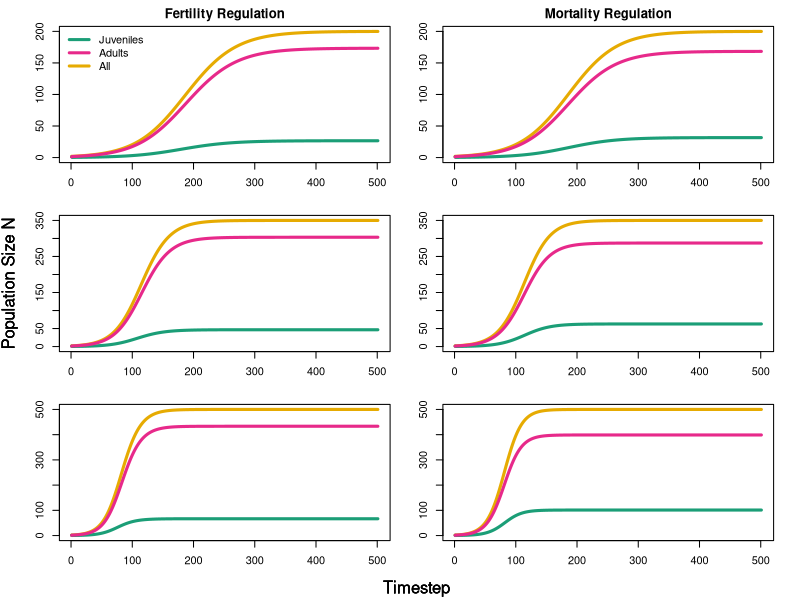

Recreate this plot in R.

#Code for Fig. S1:  Population dynamics for adults (blue) and juveniles (red) according to analytical models

#color stuff
library(scales)
require(RColorBrewer)#load package

x <- seq(from=0, to=1, by=0.2) # fake data
col.pal <- brewer.pal(length(x), "Dark2") #create a pallette which you loop over for corresponding values


L_hat <- 7.5
delta <- 1/1000

par(mfrow=c(3,2),
    oma=c(2.5,2.5,0,0),
    mar=c(1,1,1,1)+1)
#My new approach
#Choose, N_hat, L_hat and delta
delta <- 1/1000
for (N_hat in c(200,350,500)) {
  

#Define functions for s and b

s<- function(L_hat){(L_hat-1)/L_hat}

b<- function(s,delta, N_hat){(1-s)/(s*exp(-delta*N_hat))}

#Determine gamma from delta

gamma <- function(s,b, delta){delta*(log(1/(s*(1+b)))/log((1-s)/(b*s)))}

#Define parameter values

s <- s(L_hat)                #Baseline adult survival

b <- b(s=s,delta=delta,N_hat=N_hat)                   #Baseline fertility

gamma<- gamma(s=s,b=b, delta=delta)     #Strength of Pop regulation through adult survival (0 = no regulation)  


N0 <- 1
N1<- 1


PopSize<-c()
PopSize[1]<- N0+N1

AdultSize<- c()
AdultSize[1]<- N1

JuvenileSize<- c()
JuvenileSize[1]<- N0

    #Fertility Regulation
for (i in 1:500) {
JuvenileSize[i+1] <- AdultSize[i]*b*exp(-delta*PopSize[i])

AdultSize[i+1]    <- (AdultSize[i]+JuvenileSize[i])*s
  
PopSize[i+1]<-JuvenileSize[i+1]+AdultSize[i+1]
}

plot(PopSize, type = "n", ylab="N",ylim = c(0, max(PopSize)), xlab = "Timestep")
lines(PopSize, col=col.pal[6], lwd=3)
lines(JuvenileSize, col= col.pal[1], lwd=3)
lines(AdultSize, col= col.pal[4], lwd=3)
if (N_hat== 200) title("Fertility Regulation")
if (N_hat== 200) legend("topleft", c("Juveniles", "Adults", "All"), col=c(col.pal[1], col.pal[4], col.pal[6]),lwd=3, lty=1, cex=1, bty="n")


N0 <- 1
N1<- 1

PopSize<-c()
PopSize[1]<- N0+N1

AdultSize<- c()
AdultSize[1]<- N1

JuvenileSize<- c()
JuvenileSize[1]<- N0

#Mortality Regulation
for (i in 1:500) {
  JuvenileSize[i+1] <- AdultSize[i]*b
  
  AdultSize[i+1]    <- (AdultSize[i]+JuvenileSize[i])*s*exp(-gamma*PopSize[i])
  
  PopSize[i+1]<-JuvenileSize[i+1]+AdultSize[i+1]
}

plot(PopSize, type = "n", ylab="N",ylim = c(0, max(PopSize)), xlab = "Timestep")
lines(PopSize, col=col.pal[6], lwd=3)
lines(JuvenileSize, col= col.pal[1], lwd=3)
lines(AdultSize, col= col.pal[4], lwd=3)
if (N_hat== 200) title("Mortality Regulation")
mtext("Timestep", side = 1, outer = TRUE, line=1.2)
mtext("Population Size N", side = 2, outer = TRUE, line=1.2)

}
